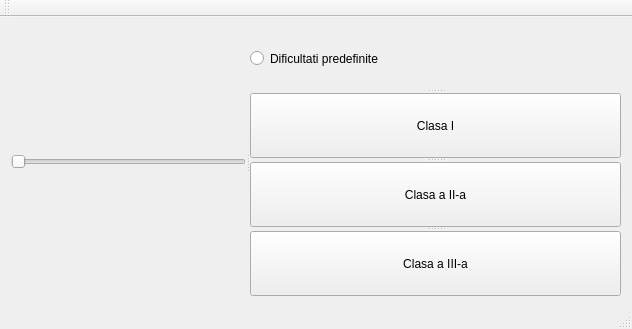
<?xml version="1.0" encoding="UTF-8"?>
<ui version="4.0">
 <class>MainWindow</class>
 <widget class="QMainWindow" name="MainWindow">
  <property name="geometry">
   <rect>
    <x>0</x>
    <y>0</y>
    <width>632</width>
    <height>329</height>
   </rect>
  </property>
  <property name="sizePolicy">
   <sizepolicy hsizetype="Fixed" vsizetype="Preferred">
    <horstretch>0</horstretch>
    <verstretch>0</verstretch>
   </sizepolicy>
  </property>
  <property name="windowTitle">
   <string>MainWindow</string>
  </property>
  <widget class="QWidget" name="centralWidget">
   <layout class="QHBoxLayout" name="horizontalLayout">
    <item>
     <widget class="QSplitter" name="splitter_6">
      <property name="sizePolicy">
       <sizepolicy hsizetype="Expanding" vsizetype="Expanding">
        <horstretch>0</horstretch>
        <verstretch>0</verstretch>
       </sizepolicy>
      </property>
      <property name="orientation">
       <enum>Qt::Horizontal</enum>
      </property>
      <widget class="QSplitter" name="splitter_5">
       <property name="sizePolicy">
        <sizepolicy hsizetype="Expanding" vsizetype="Expanding">
         <horstretch>0</horstretch>
         <verstretch>0</verstretch>
        </sizepolicy>
       </property>
       <property name="orientation">
        <enum>Qt::Vertical</enum>
       </property>
       <widget class="QSplitter" name="splitter_4">
        <property name="sizePolicy">
         <sizepolicy hsizetype="Expanding" vsizetype="Expanding">
          <horstretch>0</horstretch>
          <verstretch>0</verstretch>
         </sizepolicy>
        </property>
        <property name="orientation">
         <enum>Qt::Vertical</enum>
        </property>
        <widget class="QSlider" name="HSlider">
         <property name="sizePolicy">
          <sizepolicy hsizetype="Expanding" vsizetype="Expanding">
           <horstretch>0</horstretch>
           <verstretch>0</verstretch>
          </sizepolicy>
         </property>
         <property name="minimum">
          <number>1</number>
         </property>
         <property name="maximum">
          <number>4</number>
         </property>
         <property name="orientation">
          <enum>Qt::Horizontal</enum>
         </property>
        </widget>
       </widget>
      </widget>
      <widget class="QSplitter" name="splitter_3">
       <property name="sizePolicy">
        <sizepolicy hsizetype="Expanding" vsizetype="Expanding">
         <horstretch>0</horstretch>
         <verstretch>0</verstretch>
        </sizepolicy>
       </property>
       <property name="orientation">
        <enum>Qt::Vertical</enum>
       </property>
       <widget class="QRadioButton" name="RDiff">
        <property name="sizePolicy">
         <sizepolicy hsizetype="Expanding" vsizetype="Expanding">
          <horstretch>0</horstretch>
          <verstretch>0</verstretch>
         </sizepolicy>
        </property>
        <property name="mouseTracking">
         <bool>false</bool>
        </property>
        <property name="text">
         <string>Dificultati predefinite</string>
        </property>
       </widget>
       <widget class="QSplitter" name="splitter_2">
        <property name="sizePolicy">
         <sizepolicy hsizetype="Expanding" vsizetype="Expanding">
          <horstretch>0</horstretch>
          <verstretch>0</verstretch>
         </sizepolicy>
        </property>
        <property name="orientation">
         <enum>Qt::Vertical</enum>
        </property>
        <widget class="QPushButton" name="PBCls1">
         <property name="enabled">
          <bool>true</bool>
         </property>
         <property name="sizePolicy">
          <sizepolicy hsizetype="Expanding" vsizetype="Expanding">
           <horstretch>0</horstretch>
           <verstretch>0</verstretch>
          </sizepolicy>
         </property>
         <property name="text">
          <string>Clasa I</string>
         </property>
        </widget>
        <widget class="QPushButton" name="PBCls2">
         <property name="enabled">
          <bool>true</bool>
         </property>
         <property name="sizePolicy">
          <sizepolicy hsizetype="Expanding" vsizetype="Expanding">
           <horstretch>0</horstretch>
           <verstretch>0</verstretch>
          </sizepolicy>
         </property>
         <property name="text">
          <string>Clasa a II-a</string>
         </property>
        </widget>
        <widget class="QPushButton" name="PBCls3">
         <property name="sizePolicy">
          <sizepolicy hsizetype="Expanding" vsizetype="Expanding">
           <horstretch>0</horstretch>
           <verstretch>0</verstretch>
          </sizepolicy>
         </property>
         <property name="text">
          <string>Clasa a III-a</string>
         </property>
        </widget>
       </widget>
      </widget>
     </widget>
    </item>
   </layout>
   <zorder>splitter_8</zorder>
   <zorder>verticalSpacer</zorder>
   <zorder>verticalSpacer_2</zorder>
   <zorder>horizontalSpacer</zorder>
   <zorder>splitter_6</zorder>
  </widget>
  <widget class="QMenuBar" name="menuBar">
   <property name="geometry">
    <rect>
     <x>0</x>
     <y>0</y>
     <width>632</width>
     <height>21</height>
    </rect>
   </property>
  </widget>
  <widget class="QToolBar" name="mainToolBar">
   <attribute name="toolBarArea">
    <enum>TopToolBarArea</enum>
   </attribute>
   <attribute name="toolBarBreak">
    <bool>false</bool>
   </attribute>
  </widget>
  <widget class="QStatusBar" name="statusBar"/>
 </widget>
 <layoutdefault spacing="6" margin="11"/>
 <resources/>
 <connections/>
</ui>
